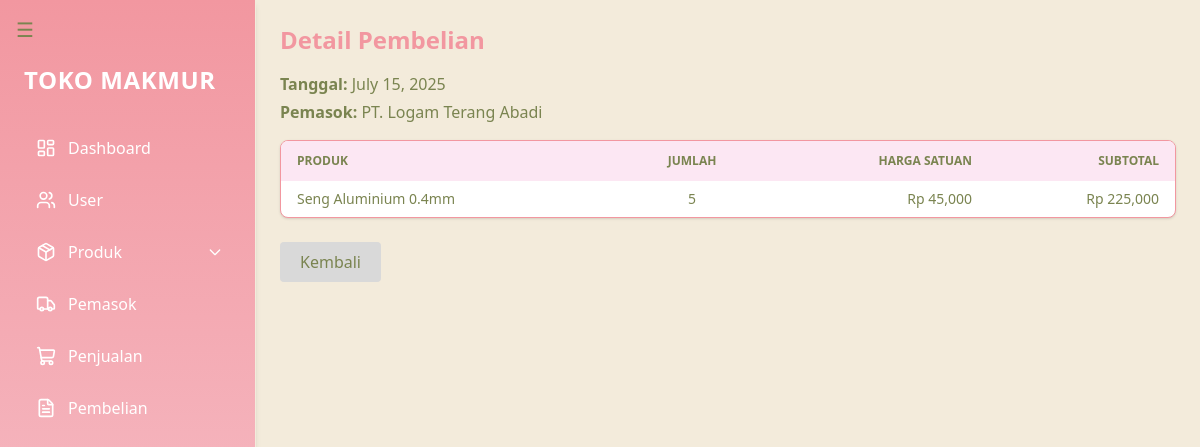
The page /pembelian/detail/48/ on the database its author committed.
### produk/models.py (models this page shows, shortened)
class Pembelian(models.Model):
    tanggal = models.DateField(auto_now_add=True, verbose_name=_("Tanggal"))
    pemasok = models.ForeignKey(Pemasok, on_delete=models.CASCADE, verbose_name=_("Pemasok"))
    total = models.DecimalField(max_digits=12, decimal_places=2, verbose_name=_("Total"))
    class Meta:
        verbose_name = _("Pembelian")
        verbose_name_plural = _("Pembelian")

class Pemasok(models.Model):
    nama = models.CharField(max_length=100, verbose_name=_("Nama Pemasok"))
    kontak = models.CharField(max_length=100, verbose_name=_("Kontak"))
    alamat = models.TextField(verbose_name=_("Alamat"))
    class Meta:
        verbose_name = _("Pemasok")
        verbose_name_plural = _("Pemasok")

class DetailPembelian(models.Model):
    pembelian = models.ForeignKey(Pembelian, on_delete=models.CASCADE, related_name="detail_pembelian", verbose_name=_("Pembelian"))
    produk = models.ForeignKey(Produk, on_delete=models.CASCADE, verbose_name=_("Produk"))
    jumlah = models.PositiveIntegerField(verbose_name=_("Jumlah"))
    harga_satuan = models.DecimalField(max_digits=12, decimal_places=2, verbose_name=_("Harga Satuan"))
    class Meta:
        verbose_name = _("Detail Pembelian")
        verbose_name_plural = _("Detail Pembelian")

class Produk(models.Model):
    kode_produk = models.CharField(max_length=20, unique=True, verbose_name=_("Kode Produk"))
    nama = models.CharField(max_length=200, verbose_name=_("Nama Produk"))
    kategori = models.ForeignKey(KategoriProduk, on_delete=models.SET_NULL, null=True, verbose_name=_("Kategori"))
    satuan = models.ForeignKey(Satuan, on_delete=models.SET_NULL, null=True, verbose_name=_("Satuan"))
    stok = models.PositiveIntegerField(default=0, verbose_name=_("Stok"))
    harga_beli = models.DecimalField(max_digits=12, decimal_places=2, verbose_name=_("Harga Beli"))
    harga_jual = models.DecimalField(max_digits=12, decimal_places=2, verbose_name=_("Harga Jual"))
    pemasok = models.ForeignKey(Pemasok, on_delete=models.SET_NULL, null=True, verbose_name=_("Pemasok"))
    gambar = models.ImageField(upload_to="produk/", null=True, blank=True, verbose_name=_("Foto Produk"))
    class Meta:
        verbose_name = _("Produk")
        verbose_name_plural = _("Produk")

### produk/views.py (the view)
# urls.py: path('pembelian/detail/<int:id>/', views.detail_pembelian, name='detail_pembelian'),
def detail_pembelian(request, id):
    pembelian = get_object_or_404(Pembelian, id=id)
    detail = pembelian.detail_pembelian.all()  # related_name dari model DetailPembelian
    return render(request, 'produk/detail_pembelian.html', {
        'pembelian': pembelian,
        'detail': detail,
    })

### produk/templatetags/custom_filters.py (called while the page is built)
@register.filter
def multiply(value, arg):
    try:
        return float(value) * float(arg)
    except (ValueError, TypeError):
        return 0

### produk/templates/produk/detail_pembelian.html (shortened to what this page needs)
{% extends 'layouts.html' %}
{% load humanize %}
{% load custom_filters %}
{% block content %}
<h2 class="text-2xl font-bold mb-4 text-[#F297A0]">Detail Pembelian</h2>
<div class="mb-4 text-[#7A8450]">
  <p class="mb-1"><strong>Tanggal:</strong> {{ pembelian.tanggal }}</p>
  <p><strong>Pemasok:</strong> {{ pembelian.pemasok.nama }}</p>
</div>
<div class="overflow-x-auto shadow rounded-lg border border-[#F297A0] bg-white">
  <table class="min-w-full text-sm text-left">
    <thead class="bg-pink-100 text-[#7A8450] uppercase text-xs">
      <tr>
        <th class="px-4 py-3">Produk</th>
        <th class="px-4 py-3 text-center">Jumlah</th>
        <th class="px-4 py-3 text-right">Harga Satuan</th>
        <th class="px-4 py-3 text-right">Subtotal</th>
      </tr>
    </thead>
    <tbody class="divide-y divide-[#F9D0CE] text-[#7A8450]">
  {% for d in detail %}
  <tr class="hover:bg-[#F9D0CE] transition">
    <td class="px-4 py-2">{{ d.produk.nama }}</td>
    <td class="px-4 py-2 text-center">{{ d.jumlah }}</td>
    <td class="px-4 py-2 text-right">Rp {{ d.harga_satuan|floatformat:0|intcomma }}</td>
    <td class="px-4 py-2 text-right">Rp {{ d.jumlah|multiply:d.harga_satuan|floatformat:0|intcomma }}</td>
  </tr>
  {% empty %}
  <tr>
    <td colspan="4" class="text-center py-4">Tidak ada detail pembelian.</td>
  </tr>
  {% endfor %}
</tbody>
  </table>
</div>
<div class="mt-6">
  <a href="{% url 'daftar_pembelian' %}" class="inline-block bg-[#D9D9D9] text-[#7A8450] px-5 py-2 rounded hover:bg-[#cfcfcf] transition">
    Kembali
  </a>
</div>
{% endblock %}

### rows shown on the page
Pembelian: tanggal "July 15, 2025", pemasok.nama "PT. Logam Terang Abadi"
DetailPembelian: produk.nama "Seng Aluminium 0.4mm", jumlah "5", harga_satuan "45,000", jumlah|multiply "225,000"
